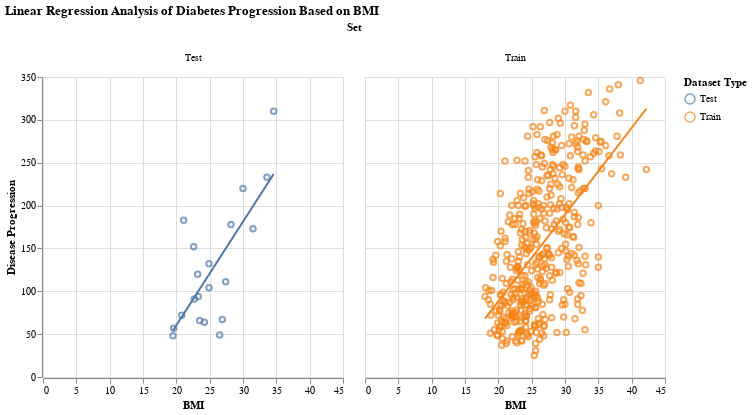

Notebook code for this chart:
### Code cell
import pandas as pd
import altair as alt
from sklearn.model_selection import train_test_split
from sklearn.linear_model import LinearRegression
from sklearn.metrics import mean_squared_error, r2_score
from sklearn.preprocessing import StandardScaler

# Load the dataset
df = pd.read_csv('diabetes.tab.tsv', sep='\t')
df.rename(columns={'S1': 'TC', 'S2': 'LDL', 'S3': 'HDL', 'S4': 'TCH', 'S5': 'LTG', 'S6': 'GLU'}, inplace=True)

# Select multiple features and handle missing values
features = ['AGE', 'SEX', 'BMI', 'BP', 'TC', 'LDL', 'HDL', 'TCH', 'LTG', 'GLU']
X = df[features].copy()  # Create a copy of the data to avoid SettingWithCopyWarning
y = df['Y']  # Adjust the target column name if necessary

# Impute missing values with the mean of each column
X.fillna(X.mean(), inplace=True)

# Split the data into training and testing sets
X_train, X_test, y_train, y_test = train_test_split(X, y, test_size=20, random_state=42, shuffle=False)

# Scale features
scaler = StandardScaler()
X_train_scaled = scaler.fit_transform(X_train)
X_test_scaled = scaler.transform(X_test)

# Initialize and train the Linear Regression model
regressor = LinearRegression()
regressor.fit(X_train_scaled, y_train)

# Predict on the test set
y_pred_test = regressor.predict(X_test_scaled)

# Calculate mean squared error and coefficient of determination
mse = mean_squared_error(y_test, y_pred_test)
r2 = r2_score(y_test, y_pred_test)

print(f"Mean squared error: {mse:.2f}")
print(f"Coefficient of determination: {r2:.2f}")

# Prepare data for visualization
train_df = pd.DataFrame({
    'BMI': X_train['BMI'].values,
    'Disease Progression': y_train,
    'Set': 'Train',
    'Prediction': regressor.predict(X_train_scaled)
})

test_df = pd.DataFrame({
    'BMI': X_test['BMI'].values,
    'Disease Progression': y_test,
    'Set': 'Test',
    'Prediction': y_pred_test
})

full_df = pd.concat([train_df, test_df])

# Create an Altair chart
base = alt.Chart(full_df).encode(
    x=alt.X('BMI', title='BMI'),
    y=alt.Y('Disease Progression', title='Disease Progression'),
    color=alt.Color('Set:N', legend=alt.Legend(title="Dataset Type")),
    tooltip=['BMI', 'Disease Progression', 'Set']
)

points = base.mark_point()

# Adding regression lines
best_fit_line = base.transform_regression(
    'BMI', 'Disease Progression', groupby=['Set']
).mark_line()

chart = alt.layer(points, best_fit_line).facet(
    column='Set:N'
).properties(
    title="Linear Regression Analysis of Diabetes Progression Based on BMI"
)

chart

### Figure 1 — Vega-Lite specification as saved in the notebook (floating-point values rounded to 4 significant figures; data arrays with more than 128 entries replaced by an {"elided": "..."} marker saying what was removed)
{"config": {"view": {"continuousWidth": 300, "continuousHeight": 300}}, "data": {"name": "data-e32a9f8bd220d4f27e08c1c424c3fb7e"}, "facet": {"column": {"field": "Set", "type": "nominal"}}, "spec": {"layer": [{"mark": {"type": "point"}, "encoding": {"color": {"field": "Set", "legend": {"title": "Dataset Type"}, "type": "nominal"}, "tooltip": [{"field": "BMI", "type": "quantitative"}, {"field": "Disease Progression", "type": "quantitative"}, {"field": "Set", "type": "nominal"}], "x": {"field": "BMI", "title": "BMI", "type": "quantitative"}, "y": {"field": "Disease Progression", "title": "Disease Progression", "type": "quantitative"}}}, {"mark": {"type": "line"}, "encoding": {"color": {"field": "Set", "legend": {"title": "Dataset Type"}, "type": "nominal"}, "tooltip": [{"field": "BMI", "type": "quantitative"}, {"field": "Disease Progression", "type": "quantitative"}, {"field": "Set", "type": "nominal"}], "x": {"field": "BMI", "title": "BMI", "type": "quantitative"}, "y": {"field": "Disease Progression", "title": "Disease Progression", "type": "quantitative"}}, "transform": [{"on": "BMI", "regression": "Disease Progression", "groupby": ["Set"]}]}]}, "title": "Linear Regression Analysis of Diabetes Progression Based on BMI", "$schema": "https://vega.github.io/schema/vega-lite/v5.20.1.json", "datasets": {"data-e32a9f8bd220d4f27e08c1c424c3fb7e": {"elided": "442 records"}}}
